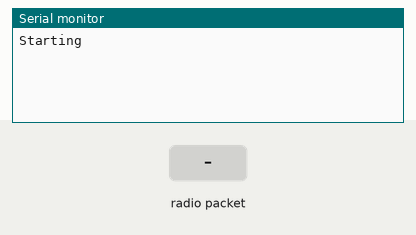
Simulated run of this program. Board: Arduino Nano, built with avr-gcc and run on an emulated ATmega328P. On the bench: the last lines printed to the serial monitor. Inputs (shaded band) come from the test bench. No radio packets arrive unless stated.

Above: at 1.2 s.
1.3 s: radio packet "1" arrives
At 2.5 s:
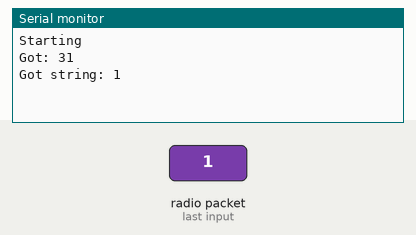
2.8 s: radio packet "0" arrives
At 3.9 s:
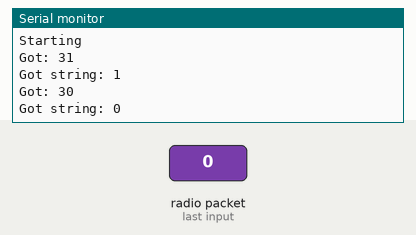
4.3 s: radio packet "2" arrives
At 5.1 s:
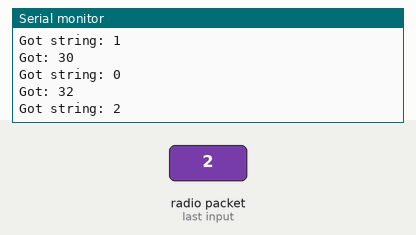

The program:

main.cpp
```cpp
#include <Arduino.h>
#include <VirtualWire.h>

#define TX_PIN 12
#define RX_PIN 11
#define BITRATE 2000

// #define TRANSMITTER true

# ifdef TRANSMITTER

void setup() {
  Serial.begin(9600);
  Serial.println("Starting...");
  vw_set_tx_pin(TX_PIN);
  vw_setup(BITRATE); // bits/sec
}

void loop() {
  const char *msg = "hello";

  digitalWrite(13, true); // Flash a light to show transmitting
  vw_send((uint8_t *)msg, strlen(msg));
  vw_wait_tx(); // Wait until the whole message is gone
  digitalWrite(13, false);
  delay(1000);
}

# else

#include <Wire.h>
#include <LiquidCrystal_I2C.h>

void setup() {
  Serial.begin(9600);
  Serial.println("Starting");
  vw_set_rx_pin(RX_PIN);
  vw_setup(BITRATE); // bits/sec
  vw_rx_start();
}

void print_hex(uint8_t *buf, uint8_t buflen) {
    // Message with a good checksum received, dump it.
	  int i;
    Serial.print("Got: ");

    for (i = 0; i < buflen; i++)
    {
      Serial.print(buf[i], HEX);
      Serial.print(" ");
    }
    Serial.println("");
}

void print_string(uint8_t *buf, uint8_t buflen) {
  // Null-terminate the received message
  buf[buflen] = '\0';  // Safe because VW_MAX_MESSAGE_LEN is 80 by default

  // Cast to char* and print as string
  Serial.print("Got string: ");
  Serial.println((char *)buf);  // or: Serial.println((char*)buf);
}

void loop() {
  uint8_t buf[VW_MAX_MESSAGE_LEN];
  uint8_t buflen = VW_MAX_MESSAGE_LEN;

  if (vw_get_message(buf, &buflen)) // Non-blocking
  {
    digitalWrite(13, true); // Flash a light to show received good message

    print_hex(buf, buflen);
    print_string(buf, buflen);

    digitalWrite(13, false);
  }

}

# endif
```

Measured:
- after the input at 1.3 s, the serial monitor: prints a new line at once (image 1)
- after the input at 2.8 s, the serial monitor: prints a new line at once (image 2)
- after the input at 4.3 s, the serial monitor: prints a new line at once (image 3)
